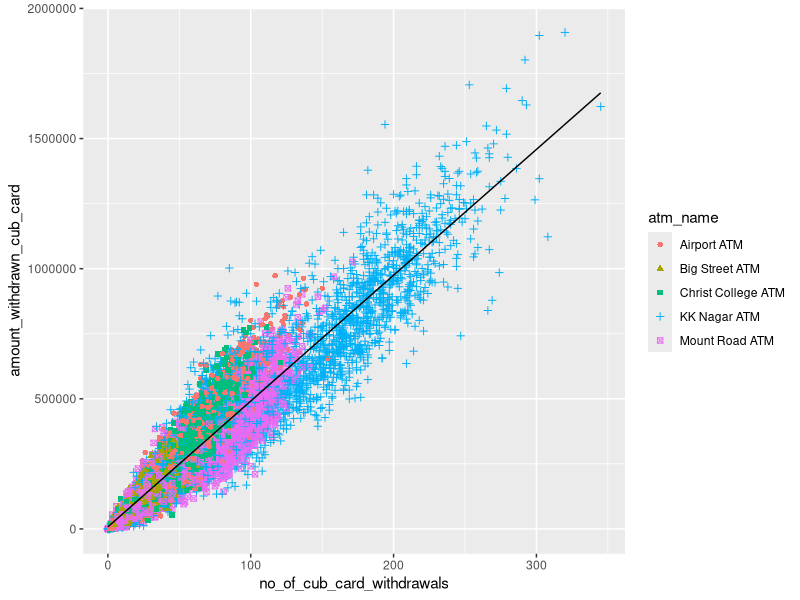

The R source for this figure:
# 5 plot
# scatter plot of cub card withdrawals

setwd("C:/Users/nits/Desktop") #set a new working directory where the sample file is downloaded
library(ggplot2)
data <- read.csv('atmdata.csv')
atm = data;
p <- ggplot(atm,aes(x=no_of_cub_card_withdrawals,y=amount_withdrawn_cub_card,color = atm_name)) + geom_point(aes(color=atm_name,shape=atm_name))

# if the field name(atm_name) is small or abbreviated then we can also use.. > p + geom_text(aes(label=atm_name),size=1);


#Linear Regression
x <- atm$no_of_cub_card_withdrawals
y <- atm$amount_withdrawn_cub_card 
relation <- lm(y ~ x)
summary(relation) # to know about other factors affecting the graph.
p <- p + geom_line(aes(y=predict(relation)),color="black") # to show the regression through graph

# we will predict the amount from cub card withdrawn when the nos of withdrawals were 345
#lets first check what was the actual amount withdrawn from when card = 345
k = subset(atm,no_of_cub_card_withdrawals==345)
k = k$amount_withdrawn_cub_card
# k is equal to 1622900
#now lets use the regression graph. We will make a dataframe with same variable
l <- data.frame(x <- 345)
k <- predict(relation,l)
# now k is equal to 1675879


